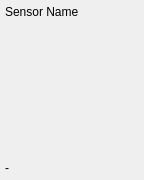
<?xml version="1.0" encoding="UTF-8"?>
<ui version="4.0">
 <class>Form</class>
 <widget class="QWidget" name="Form">
  <property name="geometry">
   <rect>
    <x>0</x>
    <y>0</y>
    <width>144</width>
    <height>180</height>
   </rect>
  </property>
  <property name="maximumSize">
   <size>
    <width>144</width>
    <height>190</height>
   </size>
  </property>
  <property name="windowTitle">
   <string>Form</string>
  </property>
  <property name="styleSheet">
   <string notr="true"/>
  </property>
  <property name="class" stdset="0">
   <string>materialcard</string>
  </property>
  <layout class="QVBoxLayout" name="verticalLayout_2">
   <property name="spacing">
    <number>5</number>
   </property>
   <property name="leftMargin">
    <number>5</number>
   </property>
   <property name="topMargin">
    <number>5</number>
   </property>
   <property name="rightMargin">
    <number>5</number>
   </property>
   <property name="bottomMargin">
    <number>5</number>
   </property>
   <item>
    <widget class="QLabel" name="title">
     <property name="styleSheet">
      <string notr="true"/>
     </property>
     <property name="text">
      <string>Sensor Name</string>
     </property>
     <property name="wordWrap">
      <bool>true</bool>
     </property>
    </widget>
   </item>
   <item>
    <widget class="QLabel" name="image">
     <property name="sizePolicy">
      <sizepolicy hsizetype="Fixed" vsizetype="Expanding">
       <horstretch>0</horstretch>
       <verstretch>0</verstretch>
      </sizepolicy>
     </property>
     <property name="minimumSize">
      <size>
       <width>130</width>
       <height>80</height>
      </size>
     </property>
     <property name="text">
      <string/>
     </property>
     <property name="class" stdset="0">
      <string>materialcard-image</string>
     </property>
    </widget>
   </item>
   <item>
    <widget class="QLabel" name="description">
     <property name="styleSheet">
      <string notr="true"/>
     </property>
     <property name="text">
      <string>-</string>
     </property>
     <property name="wordWrap">
      <bool>true</bool>
     </property>
     <property name="class" stdset="0">
      <string>category-description</string>
     </property>
    </widget>
   </item>
  </layout>
 </widget>
 <resources/>
 <connections/>
</ui>
